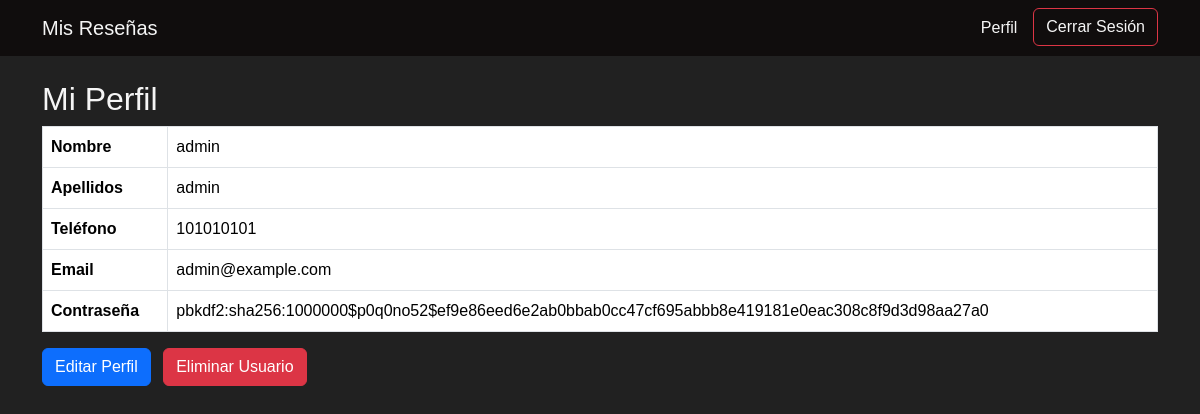
Page /perfil (signed in) on the earlier database version.
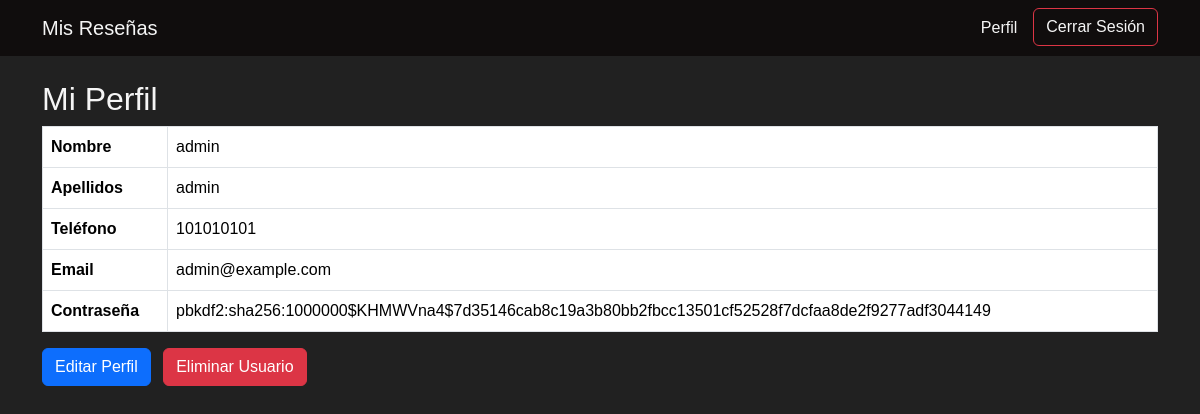
Same page on the later database version.
### models.py (models this page shows)
class Usuario(UserMixin, db.Model):
    id = db.Column(db.Integer, primary_key=True)
    nombre = db.Column(db.String(80), nullable=False)
    apellidos = db.Column(db.String(80), nullable=False)
    telefono = db.Column(db.String(20), nullable=False)
    email = db.Column(db.String(120), unique=True, nullable=False)
    contraseña = db.Column(db.String(128), nullable=False)
    is_admin = db.Column(db.Boolean, default=False)

### auth.py (the view)
@app.route('/perfil')
@login_required
def perfil():
    return render_template('perfil.html', usuario=current_user)

### app.py (called while the page is built)
@login_manager.user_loader
def load_user(user_id):
    return Usuario.query.get(int(user_id))

### templates/perfil.html (shortened to what this page needs)
<!DOCTYPE html>
<html lang="en">
<head>
  <link href="https://cdn.jsdelivr.net/npm/bootstrap@5.3.3/dist/css/bootstrap.min.css" rel="stylesheet">
  <link rel="stylesheet" href="{{ url_for('static', filename='perfil.css') }}">
</head>
<body>
  <nav class="navbar navbar-expand-lg">
    <div class="container">
      <a class="navbar-brand" href="{{ url_for('resenas') }}">Mis Reseñas</a>
      <div class="collapse navbar-collapse" id="navbarContent">
        <ul class="navbar-nav ms-auto">
          <li class="nav-item">
            <a class="nav-link" href="{{ url_for('perfil') }}">Perfil</a>
          </li>
          <li class="nav-item">
            <a class="btn btn-outline-danger ms-2" href="{{ url_for('logout') }}">Cerrar Sesión</a>
          </li>
        </ul>
      </div>
    </div>
  </nav>
  <div class="container mt-4">
    <h2>Mi Perfil</h2>
    <table class="table table-bordered">
      <tr>
        <th>Nombre</th>
        <td>{{ usuario.nombre }}</td>
      </tr>
      <tr>
        <th>Apellidos</th>
        <td>{{ usuario.apellidos }}</td>
      </tr>
      <tr>
        <th>Teléfono</th>
        <td>{{ usuario.telefono }}</td>
      </tr>
      <tr>
        <th>Email</th>
        <td>{{ usuario.email }}</td>
      </tr>
      <tr>
        <th>Contraseña</th>
        <td>{{ usuario.contraseña }}</td>
      </tr>
    </table>
    <div class="mt-3">
      <a href="{{ url_for('edit_user', user_id=usuario.id) }}" class="btn btn-primary me-2">
        Editar Perfil
      </a>
      <form action="{{ url_for('delete_user', user_id=usuario.id) }}" method="POST"
            style="display: inline-block;"
            onsubmit="return confirm('¿Estás seguro de eliminar tu cuenta? Esta acción no se puede deshacer.');">
        <button type="submit" class="btn btn-danger">Eliminar Usuario</button>
      </form>
    </div>
  </div>
</body>
</html>

Differences in the rows shown:
changed Usuario "admin": contraseña "pbkdf2:sha256:1000000$p0q0no52$ef9e86eed6e2ab0bbab0cc47cf695abbb8e419181e0eac308c8f9d3d98aa27a0" → "pbkdf2:sha256:1000000$KHMWVna4$7d35146cab8c19a3b80bb2fbcc13501cf52528f7dcfaa8de2f9277adf3044149"
